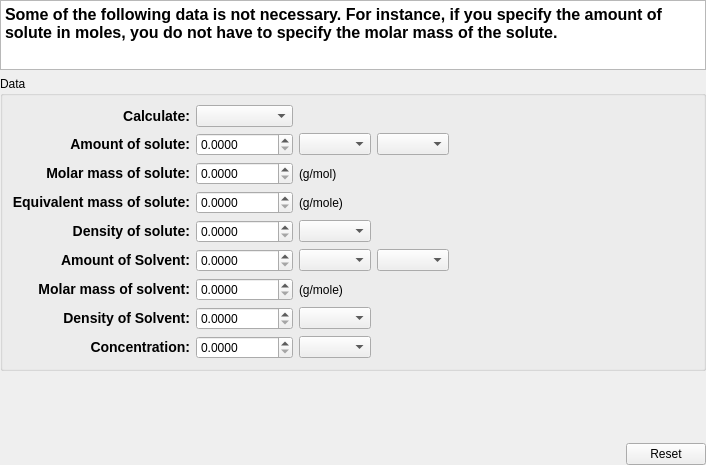
<?xml version="1.0" encoding="UTF-8"?>
<ui version="4.0">
 <class>concCalculator</class>
 <widget class="QWidget" name="concCalculator">
  <property name="enabled">
   <bool>true</bool>
  </property>
  <property name="geometry">
   <rect>
    <x>0</x>
    <y>0</y>
    <width>706</width>
    <height>465</height>
   </rect>
  </property>
  <layout class="QVBoxLayout" name="verticalLayout_2">
   <property name="margin">
    <number>0</number>
   </property>
   <item>
    <widget class="KTextEdit" name="ktextedit">
     <property name="readOnly">
      <bool>true</bool>
     </property>
     <property name="html">
      <string>&lt;!DOCTYPE HTML PUBLIC &quot;-//W3C//DTD HTML 4.0//EN&quot; &quot;http://www.w3.org/TR/REC-html40/strict.dtd&quot;&gt;
&lt;html&gt;&lt;head&gt;&lt;meta name=&quot;qrichtext&quot; content=&quot;1&quot; /&gt;&lt;style type=&quot;text/css&quot;&gt;
p, li { white-space: pre-wrap; }
&lt;/style&gt;&lt;/head&gt;&lt;body style=&quot; font-family:'Liberation Sans'; font-size:10pt; font-weight:400; font-style:normal;&quot;&gt;
&lt;p style=&quot; margin-top:12px; margin-bottom:12px; margin-left:0px; margin-right:0px; -qt-block-indent:0; text-indent:0px;&quot;&gt;&lt;span style=&quot; font-size:12pt; font-weight:600;&quot;&gt;Some of the following data is not necessary. For instance, if you specify the amount of solute in moles, you do not have to specify the molar mass of the solute.&lt;/span&gt;&lt;/p&gt;&lt;/body&gt;&lt;/html&gt;</string>
     </property>
    </widget>
   </item>
   <item>
    <widget class="QGroupBox" name="groupBox">
     <property name="title">
      <string>Data</string>
     </property>
     <layout class="QGridLayout" name="gridLayout">
      <item row="1" column="0">
       <widget class="QLabel" name="label_36">
        <property name="text">
         <string>&lt;big&gt;&lt;b&gt;Amount of solute:&lt;/b&gt;&lt;/big&gt;</string>
        </property>
        <property name="alignment">
         <set>Qt::AlignRight|Qt::AlignTrailing|Qt::AlignVCenter</set>
        </property>
       </widget>
      </item>
      <item row="1" column="1">
       <widget class="QDoubleSpinBox" name="amtSolute">
        <property name="toolTip">
         <string>&lt;big&gt;Specify the amount of solute&lt;/big&gt;</string>
        </property>
        <property name="whatsThis">
         <string>This is the box used to specify the amount of solute in the solution.</string>
        </property>
        <property name="decimals">
         <number>4</number>
        </property>
        <property name="maximum">
         <double>1000000000.000000000000000</double>
        </property>
       </widget>
      </item>
      <item row="1" column="3">
       <widget class="KComboBox" name="amtSltType">
        <property name="toolTip">
         <string>The method by which you want to specify the amount of solute</string>
        </property>
        <property name="whatsThis">
         <string>This box is used to change the mode in which the amount of solute is specified, i.e. mass, moles or volume.</string>
        </property>
       </widget>
      </item>
      <item row="2" column="0">
       <widget class="QLabel" name="label_39">
        <property name="text">
         <string>&lt;big&gt;&lt;b&gt;Molar mass of solute:&lt;/b&gt;&lt;/big&gt;</string>
        </property>
        <property name="alignment">
         <set>Qt::AlignRight|Qt::AlignTrailing|Qt::AlignVCenter</set>
        </property>
       </widget>
      </item>
      <item row="2" column="1">
       <widget class="QDoubleSpinBox" name="molarMass">
        <property name="toolTip">
         <string>&lt;big&gt;Specify the molar mass of the solute&lt;/big&gt;</string>
        </property>
        <property name="whatsThis">
         <string>This box is used to specify the molar mass of the substance.</string>
        </property>
        <property name="decimals">
         <number>4</number>
        </property>
        <property name="maximum">
         <double>1000000000.000000000000000</double>
        </property>
       </widget>
      </item>
      <item row="3" column="0">
       <widget class="QLabel" name="label_40">
        <property name="text">
         <string>&lt;big&gt;&lt;b&gt;Equivalent mass of solute:&lt;/b&gt;&lt;/big&gt;</string>
        </property>
        <property name="alignment">
         <set>Qt::AlignRight|Qt::AlignTrailing|Qt::AlignVCenter</set>
        </property>
       </widget>
      </item>
      <item row="3" column="1">
       <widget class="QDoubleSpinBox" name="eqtMass">
        <property name="toolTip">
         <string>&lt;big&gt;Specify the equivalent mass of the solute&lt;/big&gt;</string>
        </property>
        <property name="whatsThis">
         <string>This box is used to specify the equivalent mass of the solute. This is required only if concentration in terms of normality is involved.
Normality = Number of Equivalents / liter of solution</string>
        </property>
        <property name="decimals">
         <number>4</number>
        </property>
        <property name="maximum">
         <double>1000000000.000000000000000</double>
        </property>
       </widget>
      </item>
      <item row="4" column="0">
       <widget class="QLabel" name="label_52">
        <property name="text">
         <string>&lt;big&gt;&lt;b&gt;Density of solute:&lt;/b&gt;&lt;/big&gt;</string>
        </property>
        <property name="alignment">
         <set>Qt::AlignRight|Qt::AlignTrailing|Qt::AlignVCenter</set>
        </property>
       </widget>
      </item>
      <item row="4" column="1">
       <widget class="QDoubleSpinBox" name="densitySolute">
        <property name="toolTip">
         <string>&lt;big&gt;Specify the density of the solute&lt;/big&gt;</string>
        </property>
        <property name="whatsThis">
         <string>This box is used to specify the value of the density of the solute. This is required only if you are specifying the amount of solute in terms of volume.</string>
        </property>
        <property name="decimals">
         <number>4</number>
        </property>
        <property name="maximum">
         <double>1000000000.000000000000000</double>
        </property>
       </widget>
      </item>
      <item row="5" column="0">
       <widget class="QLabel" name="label_31">
        <property name="text">
         <string>&lt;big&gt;&lt;b&gt;Amount of Solvent:&lt;/b&gt;&lt;/big&gt;</string>
        </property>
        <property name="alignment">
         <set>Qt::AlignRight|Qt::AlignTrailing|Qt::AlignVCenter</set>
        </property>
       </widget>
      </item>
      <item row="5" column="1">
       <widget class="QDoubleSpinBox" name="amtSolvent">
        <property name="toolTip">
         <string>&lt;big&gt;Specify the amount of solvent&lt;/big&gt;</string>
        </property>
        <property name="whatsThis">
         <string>This box is used to specify the amount of solvent in the solution.</string>
        </property>
        <property name="decimals">
         <number>4</number>
        </property>
        <property name="maximum">
         <double>1000000000.000000000000000</double>
        </property>
       </widget>
      </item>
      <item row="5" column="3">
       <widget class="KComboBox" name="amtSlvtType">
        <property name="toolTip">
         <string>&lt;big&gt;The method by which you want to specify volume&lt;/big&gt;</string>
        </property>
        <property name="whatsThis">
         <string>This box is used to change the mode in which amount of solvent is specified, i.e. mass, moles or volume.</string>
        </property>
       </widget>
      </item>
      <item row="6" column="0">
       <widget class="QLabel" name="label_42">
        <property name="text">
         <string>&lt;big&gt;&lt;b&gt;Molar mass of solvent:&lt;/b&gt;&lt;/big&gt;</string>
        </property>
        <property name="alignment">
         <set>Qt::AlignRight|Qt::AlignTrailing|Qt::AlignVCenter</set>
        </property>
       </widget>
      </item>
      <item row="6" column="1">
       <widget class="QDoubleSpinBox" name="molarMassSolvent">
        <property name="toolTip">
         <string>&lt;big&gt;Specify the molar mass of the solvent&lt;/big&gt;</string>
        </property>
        <property name="whatsThis">
         <string>This box is used to specify the molar mass of the solvent.</string>
        </property>
        <property name="decimals">
         <number>4</number>
        </property>
        <property name="maximum">
         <double>1000000000.000000000000000</double>
        </property>
       </widget>
      </item>
      <item row="7" column="0">
       <widget class="QLabel" name="label_55">
        <property name="text">
         <string>&lt;big&gt;&lt;b&gt;Density of Solvent:&lt;/b&gt;&lt;/big&gt;</string>
        </property>
        <property name="alignment">
         <set>Qt::AlignRight|Qt::AlignTrailing|Qt::AlignVCenter</set>
        </property>
       </widget>
      </item>
      <item row="7" column="1">
       <widget class="QDoubleSpinBox" name="densitySolvent">
        <property name="toolTip">
         <string>&lt;big&gt;Specify the density of the solvent&lt;/big&gt;</string>
        </property>
        <property name="whatsThis">
         <string>This box is used to specify the density of the solution and is required only if the amount of solution is specified/needed in terms of mass.</string>
        </property>
        <property name="decimals">
         <number>4</number>
        </property>
        <property name="maximum">
         <double>1000000000.000000000000000</double>
        </property>
       </widget>
      </item>
      <item row="8" column="0">
       <widget class="QLabel" name="label_41">
        <property name="text">
         <string>&lt;big&gt;&lt;b&gt;Concentration:&lt;/b&gt;&lt;/big&gt;</string>
        </property>
        <property name="alignment">
         <set>Qt::AlignRight|Qt::AlignTrailing|Qt::AlignVCenter</set>
        </property>
       </widget>
      </item>
      <item row="8" column="1">
       <widget class="QDoubleSpinBox" name="concentration">
        <property name="toolTip">
         <string>&lt;big&gt;Specify the concentration of the solution&lt;/big&gt;</string>
        </property>
        <property name="whatsThis">
         <string>This box is used to specify the concentration of the solution in respective units to the right.</string>
        </property>
        <property name="decimals">
         <number>4</number>
        </property>
        <property name="maximum">
         <double>1000000000.000000000000000</double>
        </property>
       </widget>
      </item>
      <item row="0" column="0">
       <widget class="QLabel" name="label_37">
        <property name="text">
         <string>&lt;big&gt;&lt;b&gt;Calculate:&lt;/b&gt;&lt;/big&gt;</string>
        </property>
        <property name="alignment">
         <set>Qt::AlignRight|Qt::AlignTrailing|Qt::AlignVCenter</set>
        </property>
       </widget>
      </item>
      <item row="0" column="1">
       <widget class="KComboBox" name="mode">
        <property name="toolTip">
         <string>&lt;big&gt;Specify what you want to calculate&lt;/big&gt;</string>
        </property>
        <property name="whatsThis">
         <string>This is the list of quantities that you can calculate. Choose one of the quantities and specify the other required values to calculate it.</string>
        </property>
        <property name="currentIndex">
         <number>5</number>
        </property>
       </widget>
      </item>
      <item row="1" column="5">
       <spacer name="horizontalSpacer">
        <property name="orientation">
         <enum>Qt::Horizontal</enum>
        </property>
        <property name="sizeHint" stdset="0">
         <size>
          <width>40</width>
          <height>20</height>
         </size>
        </property>
       </spacer>
      </item>
      <item row="7" column="2">
       <widget class="KComboBox" name="densSlvt_unit">
        <property name="toolTip">
         <string>Specify the units for density of solvent</string>
        </property>
       </widget>
      </item>
      <item row="8" column="2">
       <widget class="KComboBox" name="conc_unit">
        <property name="toolTip">
         <string>&lt;big&gt;Specify the unit/method for specifying concentration&lt;/big&gt;</string>
        </property>
       </widget>
      </item>
      <item row="5" column="2">
       <widget class="KComboBox" name="amtSlvt_unit">
        <property name="toolTip">
         <string>&lt;big&gt;The units for amount of solvent&lt;/big&gt;</string>
        </property>
        <property name="whatsThis">
         <string>This box is used to specify the units for the amount of solvent in the solution.</string>
        </property>
       </widget>
      </item>
      <item row="6" column="2">
       <widget class="QLabel" name="label_19">
        <property name="toolTip">
         <string>&lt;big&gt;The units for molar mass of solvent&lt;/big&gt;</string>
        </property>
        <property name="text">
         <string>(g/mole)</string>
        </property>
        <property name="alignment">
         <set>Qt::AlignLeading|Qt::AlignLeft|Qt::AlignVCenter</set>
        </property>
       </widget>
      </item>
      <item row="4" column="2">
       <widget class="KComboBox" name="densSlt_unit">
        <property name="toolTip">
         <string>&lt;big&gt;Specify the units of density&lt;/big&gt;</string>
        </property>
        <property name="whatsThis">
         <string>This box is used to specify the units of the density of the solute. This is required only if you are specifying the amount of solute in terms of volume.</string>
        </property>
       </widget>
      </item>
      <item row="1" column="2">
       <widget class="KComboBox" name="amtSlt_unit">
        <property name="toolTip">
         <string>&lt;big&gt;Specify the units for the amount of solute&lt;/big&gt;</string>
        </property>
        <property name="whatsThis">
         <string>This box is used to specify the units for the amount of solute in the solution.</string>
        </property>
       </widget>
      </item>
      <item row="2" column="2">
       <widget class="QLabel" name="label_17">
        <property name="toolTip">
         <string>&lt;big&gt;Units for molar mass of solute&lt;/big&gt;</string>
        </property>
        <property name="text">
         <string>(g/mol)</string>
        </property>
        <property name="alignment">
         <set>Qt::AlignLeading|Qt::AlignLeft|Qt::AlignVCenter</set>
        </property>
       </widget>
      </item>
      <item row="3" column="2">
       <widget class="QLabel" name="label_18">
        <property name="toolTip">
         <string>&lt;big&gt;Units for equivalent mass of solute&lt;/big&gt;</string>
        </property>
        <property name="text">
         <string>(g/mole)</string>
        </property>
        <property name="alignment">
         <set>Qt::AlignLeading|Qt::AlignLeft|Qt::AlignVCenter</set>
        </property>
       </widget>
      </item>
      <item row="1" column="6">
       <spacer name="horizontalSpacer_2">
        <property name="orientation">
         <enum>Qt::Horizontal</enum>
        </property>
        <property name="sizeHint" stdset="0">
         <size>
          <width>40</width>
          <height>20</height>
         </size>
        </property>
       </spacer>
      </item>
     </layout>
    </widget>
   </item>
   <item>
    <widget class="QLabel" name="error">
     <property name="text">
      <string/>
     </property>
    </widget>
   </item>
   <item>
    <spacer name="verticalSpacer_4">
     <property name="orientation">
      <enum>Qt::Vertical</enum>
     </property>
     <property name="sizeHint" stdset="0">
      <size>
       <width>20</width>
       <height>232</height>
      </size>
     </property>
    </spacer>
   </item>
   <item>
    <layout class="QHBoxLayout" name="horizontalLayout_4">
     <item>
      <spacer name="horizontalSpacer_4">
       <property name="orientation">
        <enum>Qt::Horizontal</enum>
       </property>
       <property name="sizeHint" stdset="0">
        <size>
         <width>40</width>
         <height>20</height>
        </size>
       </property>
      </spacer>
     </item>
     <item>
      <widget class="QPushButton" name="reset">
       <property name="toolTip">
        <string>&lt;big&gt;Reset all values to initial values&lt;/big&gt;</string>
       </property>
       <property name="text">
        <string>Reset</string>
       </property>
      </widget>
     </item>
    </layout>
   </item>
  </layout>
 </widget>
 <customwidgets>
  <customwidget>
   <class>KComboBox</class>
   <extends>QComboBox</extends>
   <header>kcombobox.h</header>
  </customwidget>
  <customwidget>
   <class>KTextEdit</class>
   <extends>QTextEdit</extends>
   <header>ktextedit.h</header>
  </customwidget>
 </customwidgets>
 <resources/>
 <connections/>
</ui>
